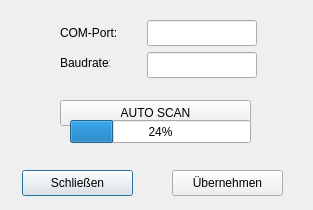
<?xml version="1.0" encoding="UTF-8"?>
<ui version="4.0">
 <class>DialogSetupFluke</class>
 <widget class="QDialog" name="DialogSetupFluke">
  <property name="geometry">
   <rect>
    <x>0</x>
    <y>0</y>
    <width>313</width>
    <height>210</height>
   </rect>
  </property>
  <property name="windowTitle">
   <string>Setup: FLUKE 45</string>
  </property>
  <widget class="QLabel" name="label">
   <property name="geometry">
    <rect>
     <x>60</x>
     <y>23</y>
     <width>56</width>
     <height>20</height>
    </rect>
   </property>
   <property name="text">
    <string>COM-Port:</string>
   </property>
  </widget>
  <widget class="QLineEdit" name="edit_com_port">
   <property name="geometry">
    <rect>
     <x>147</x>
     <y>20</y>
     <width>110</width>
     <height>26</height>
    </rect>
   </property>
  </widget>
  <widget class="QLabel" name="label_2">
   <property name="geometry">
    <rect>
     <x>60</x>
     <y>55</y>
     <width>50</width>
     <height>16</height>
    </rect>
   </property>
   <property name="text">
    <string>Baudrate:</string>
   </property>
  </widget>
  <widget class="QLineEdit" name="edit_baudrate">
   <property name="geometry">
    <rect>
     <x>147</x>
     <y>52</y>
     <width>110</width>
     <height>26</height>
    </rect>
   </property>
  </widget>
  <widget class="QPushButton" name="btn_close">
   <property name="geometry">
    <rect>
     <x>22</x>
     <y>170</y>
     <width>111</width>
     <height>26</height>
    </rect>
   </property>
   <property name="text">
    <string>Schließen</string>
   </property>
  </widget>
  <widget class="QPushButton" name="btn_save">
   <property name="geometry">
    <rect>
     <x>172</x>
     <y>170</y>
     <width>111</width>
     <height>26</height>
    </rect>
   </property>
   <property name="text">
    <string>Übernehmen</string>
   </property>
  </widget>
  <widget class="QPushButton" name="btn_search_fluke">
   <property name="geometry">
    <rect>
     <x>60</x>
     <y>100</y>
     <width>191</width>
     <height>26</height>
    </rect>
   </property>
   <property name="text">
    <string>AUTO SCAN</string>
   </property>
  </widget>
  <widget class="QProgressBar" name="progress_scan">
   <property name="geometry">
    <rect>
     <x>70</x>
     <y>120</y>
     <width>181</width>
     <height>23</height>
    </rect>
   </property>
   <property name="value">
    <number>24</number>
   </property>
  </widget>
 </widget>
 <resources/>
 <connections/>
</ui>
